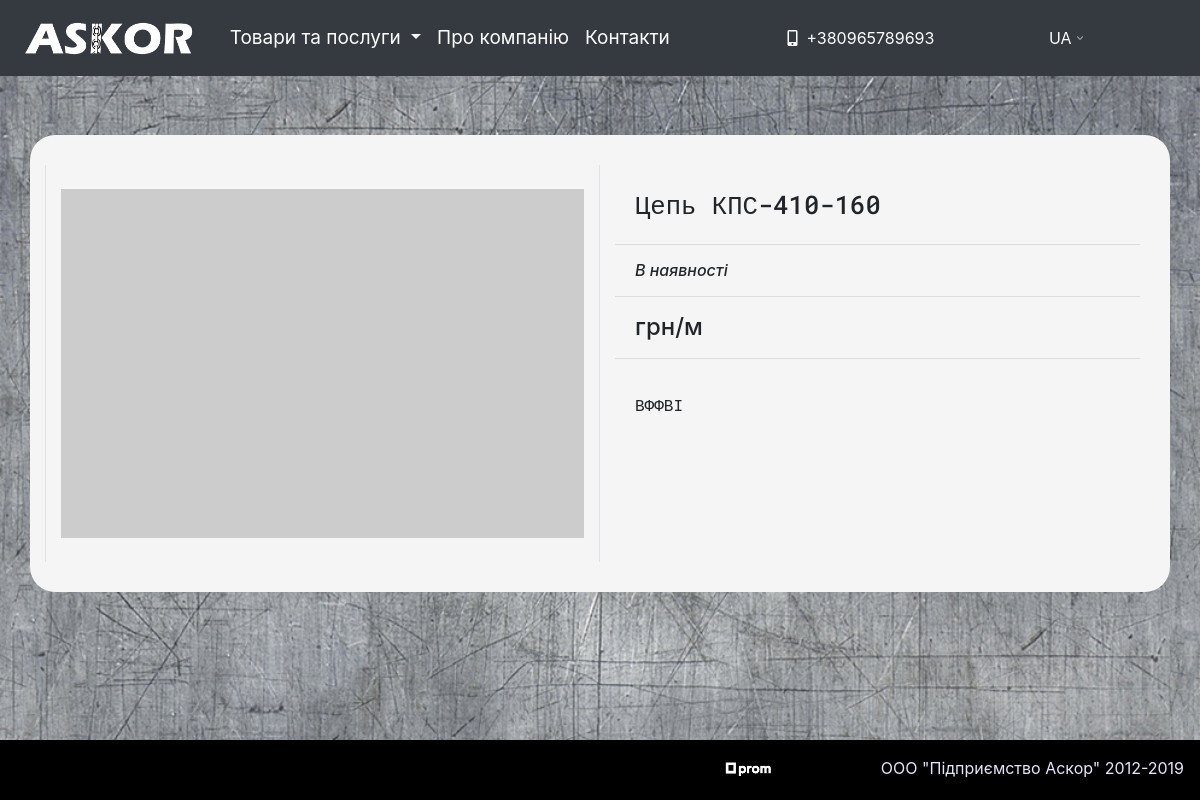
The app's page /uk/4/ with its own data.
### askor/models.py (models this page shows, shortened)
class Product(models.Model):
    product_name = models.CharField(max_length=130, blank=True, null=True, default=None)
    price = models.DecimalField(max_length=10, blank=True, null=True, max_digits=10, decimal_places=2, default=0.00)
    in_stock = models.CharField(max_length=50, blank=True, null=True, default=0)
    add_info = models.CharField(max_length=50, blank=True, null=True, default=0)
    discount = models.IntegerField(default=0)
    category = models.ForeignKey(ProductCategory, on_delete=models.CASCADE, blank=True, null=True, default=None)
    description = models.TextField(blank=True, null=True, default=None)
    keywords = models.TextField(blank=True, null=True, default=None)
    is_active = models.BooleanField(default=True)
    created = models.DateTimeField(auto_now_add=True, auto_now=False)
    updated = models.DateTimeField(auto_now_add=False, auto_now=True)
    clicks = models.IntegerField(default=0, null=True)
    class Meta:
         verbose_name= "Товар"
         verbose_name_plural = "Товары"

### askor/views.py (the view)
# urls.py: url(r'^(?P<product_id>\w+)/$', views.product, name='product'),
def product(request, product_id):
    product = Product.objects.get(id=product_id)
    product.clicks += 1
    product.save()
    return render(request, 'landing/product.html', locals())

### templates/landing/product.html (shortened to what this page needs)
{% extends 'base.html' %}
{% load static %}
{% load i18n %}
{% load currency %}
{% block content %}
<div class="container container-prod-details">
  <div class="row">
    <div class="col-md-6 gallery">
      <img class=" my-4 img-fluid" src="http://placehold.it/750x500" alt="">
    </div>
    <div class="col-md-6 right-col">
      <h1 class="my-4 prod-title-detail">{{ product.product_name }}</h1>
        <hr>
      <h3 class="my-3 prod-stock-detail">{{ product.in_stock }}</h3>
        <hr>
      <h3 class="my-3 prod-price-detail">{% change_currency product.price 'UAH' %} грн/м</h3>
        <hr>
      <h3 class="my-3 prod-descr-detail">{{ product.description|linebreaks}}</h3>
    </div>
  </div>
</div>
{% include 'footer.html' %}
{% endblock %}

### static_dev/css/style.css (style rules this page uses)
html { position: relative; min-height: 100%; }
body { background-image:url("../img/metal-texture.jpg"); background-attachment: fixed; background-size: cover; min-width: 500px; height: 100%; margin-bottom: 60px; }
* { box-sizing: border-box; }
.container-prod-details { margin-top: 135px; margin-bottom: 100px; background: whitesmoke; padding: 30px; border-radius: 25px; }
.right-col { text-align: left; }
.prod-title-detail { font-family: 'Roboto Mono', monospace; padding-left: 20px; font-size: 160%; }
.prod-stock-detail { font-style: italic; font-size: 100%; padding-left: 20px; }
.prod-descr-detail { font-size: 100%; padding: 20px; font-family: 'Roboto Mono', monospace; }
.prod-price-detail { font-size: 150%; padding-left: 20px; }
.gallery { border-right: 1px solid #dee2e6!important; border-left: 1px solid #dee2e6!important; }

### records on screen
Product: product_name "Цепь КПС-410-160", in_stock "В наявності", description "ВФФВІ"
